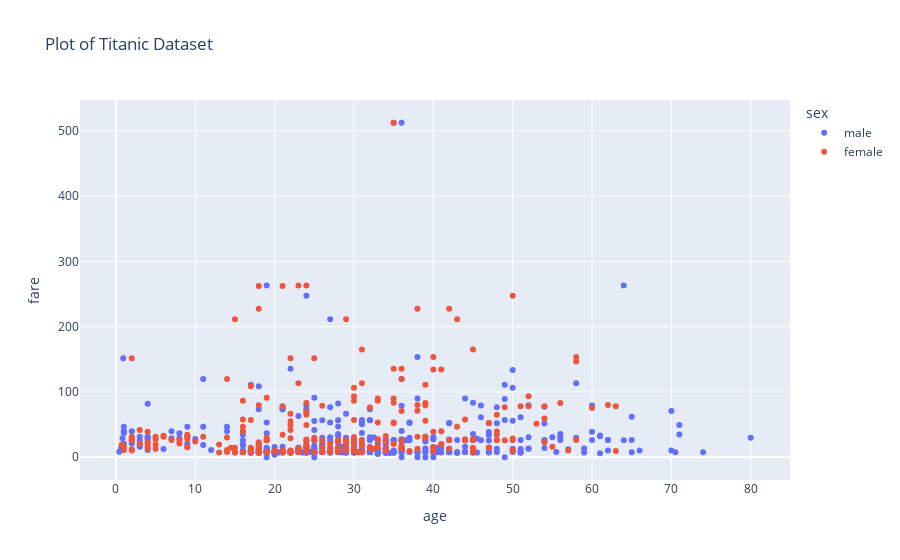

The code cell stored with this chart in its notebook:
### Code cell
# Scatter plot
fig=px.scatter(df, x='age', y='fare',color='sex', title='Plot of Titanic Dataset')
fig.show()
fig.write_image('./output/scatter_plot.png',scale=3)

### Figure 1 — Plotly figure (JSON) as saved in the notebook; plotly's stock layout.template omitted (floating-point values rounded to 4 significant figures; data arrays with more than 128 entries replaced by an {"elided": "..."} marker saying what was removed)
{"data": [{"hovertemplate": "sex=male<br>age=%{x}<br>fare=%{y}<extra></extra>", "legendgroup": "male", "marker": {"color": "#636efa", "symbol": "circle"}, "mode": "markers", "name": "male", "orientation": "v", "showlegend": true, "type": "scatter", "x": {"elided": "577 float values"}, "xaxis": "x", "y": {"elided": "577 float values"}, "yaxis": "y"}, {"hovertemplate": "sex=female<br>age=%{x}<br>fare=%{y}<extra></extra>", "legendgroup": "female", "marker": {"color": "#EF553B", "symbol": "circle"}, "mode": "markers", "name": "female", "orientation": "v", "showlegend": true, "type": "scatter", "x": {"elided": "314 float values"}, "xaxis": "x", "y": {"elided": "314 float values"}, "yaxis": "y"}], "layout": {"legend": {"title": {"text": "sex"}, "tracegroupgap": 0}, "title": {"text": "Plot of Titanic Dataset"}, "xaxis": {"anchor": "y", "domain": [0, 1], "title": {"text": "age"}}, "yaxis": {"anchor": "x", "domain": [0, 1], "title": {"text": "fare"}}}}
